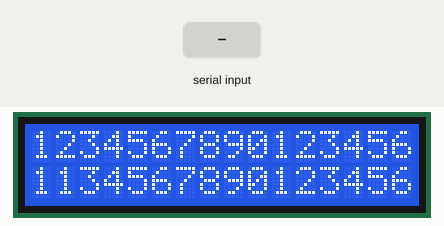
A sketch run on a simulated Arduino Uno, built with avr-gcc and run on an emulated ATmega328P. Shown: 16×2 character LCD. The test bench sets the inputs (shaded band).

Above: at 1.2 s.
1.3 s: "1" received over Serial
At 2.6 s:
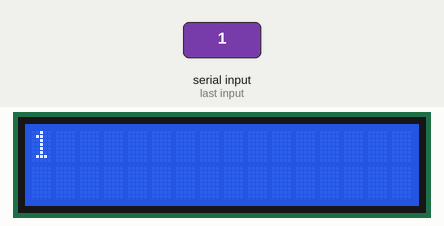
2.9 s: "0" received over Serial
At 4.0 s:
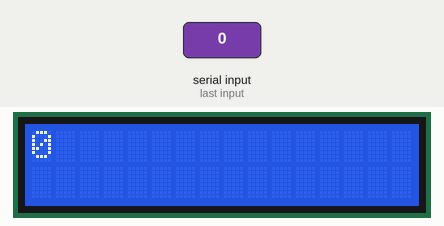
4.5 s: "2" received over Serial
At 5.3 s:
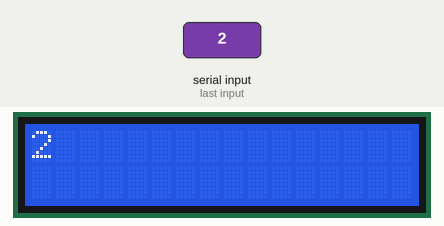
Timing chart, 0 to 7.5 s (numbered marks = the images above; inputs shaded):
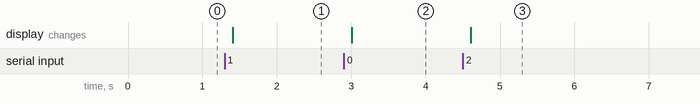

Measured:
- after the input at 1.3 s, the display: changes after 0.10 s (image 1)
- after the input at 2.9 s, the display: changes after 0.10 s (image 2)
- after the input at 4.5 s, the display: changes after 0.10 s (image 3)

The sketch:

message-test-1.ino
```cpp
/* YourDuino.com Example Software Sketch
 20 character 4 line I2C Display
 Backpack Interface labelled "YwRobot Arduino LCM1602 IIC V1"
 Connect Vcc and Ground, SDA to A4, SCL to A5 on Arduino
 terry@yourduino.com */

/*-----( Import needed libraries )-----*/
#include <Wire.h>  // Comes with Arduino IDE
// Get the LCD I2C Library here:
// https://bitbucket.org/fmalpartida/new-liquidcrystal/downloads
// Move any other LCD libraries to another folder or delete them
// See Library "Docs" folder for possible commands etc.
#include <LiquidCrystal_I2C.h>

// set the LCD address to 0x27 for a 20 chars 4 line display
// Set the pins on the I2C chip used for LCD connections:
//                    addr, en,rw,rs,d4,d5,d6,d7,bl,blpol
LiquidCrystal_I2C lcd(0x27, 2, 1, 0, 4, 5, 6, 7, 3, POSITIVE);  // Set the LCD I2C address

void setup()   /*----( SETUP: RUNS ONCE )----*/
{
  Serial.begin(9600);  // Used to type in characters
  lcd.begin(16,2);         // initialize the lcd for 20 chars 4 lines, turn on backlight
  lcd.backlight(); // turn the backlight on

//-------- Write characters on the display ------------------
  // NOTE: Cursor Position: Lines and Characters start at 0
  lcd.setCursor(0,0); //Start at character 4 on line 0
  // write 16 chars on line 1
  lcd.print("1234567890123456");
  // write 16 chars on line 1
  lcd.setCursor(0,1);
  lcd.print("1134567890123456");
}

void loop()
{
    // when characters arrive over the serial port...
    if (Serial.available()) {
      // wait a bit for the entire message to arrive
      delay(100);
      // clear the screen
      lcd.clear();
      // read all the available characters
      while (Serial.available() > 0) {
        // display each character to the LCD
        lcd.write(Serial.read());
      }
  }

}
```
